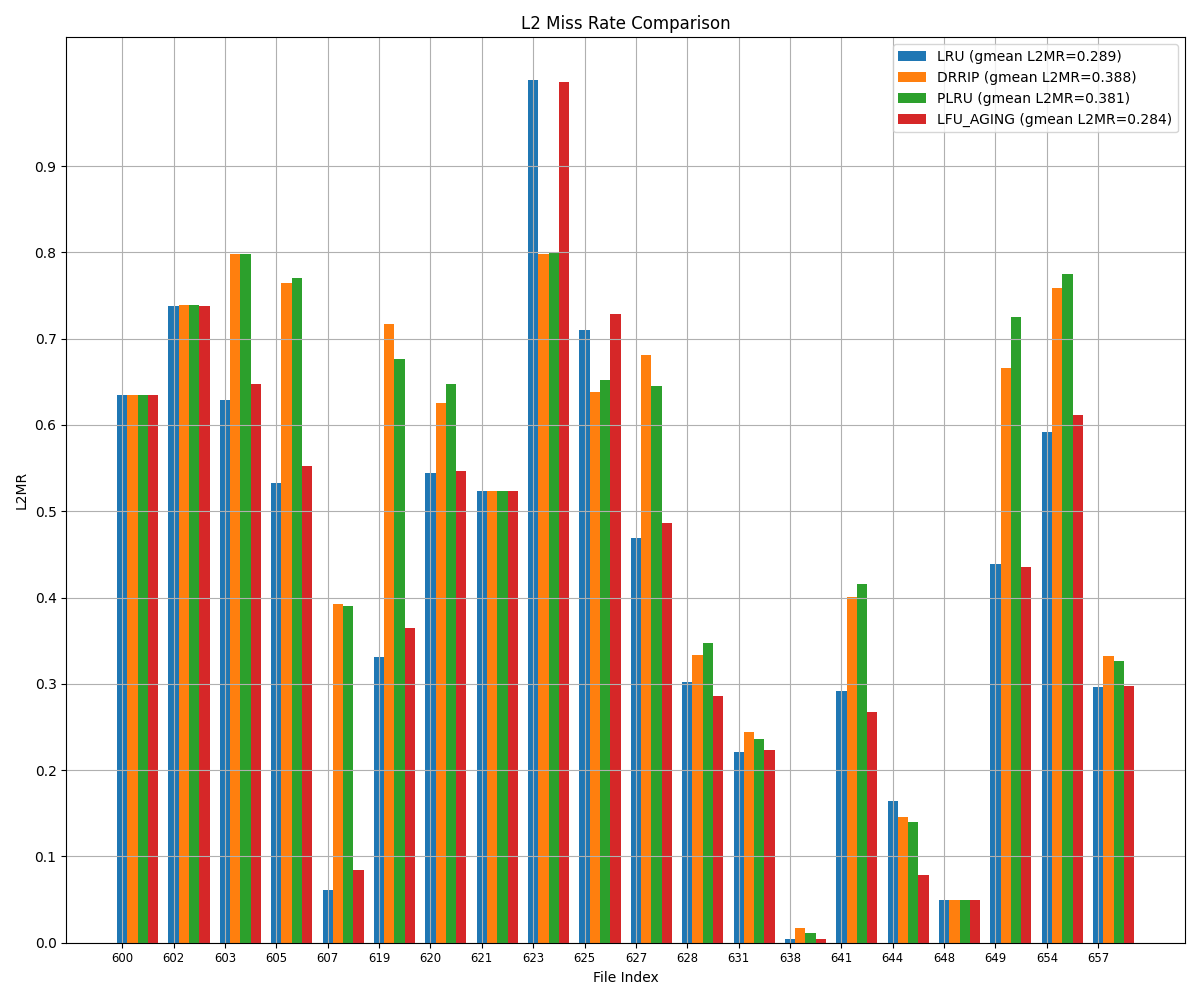

This chart was generated by the following Python code:
import argparse
import numpy as np
import os
import re
import matplotlib.pyplot as plt

from pathlib import Path
from scipy.stats import gmean

RUN_REGEXP=re.compile(r"run_(\d+)")
L2_STATS_REGEXP = re.compile(
    r"cpu0->cpu0_L2C TOTAL\s+ACCESS:\s+(?P<accesses>\d+)\s+HIT:\s+(?P<hits>\d+)\s+MISS:\s+(?P<misses>\d+)"
)
INCORRECT_L2_MISS_RATE = -1

def extract_number(filename: str):
    match = re.search(RUN_REGEXP, filename)
    return int(match.group(1)) if match else float('inf')

def parse_l2_miss_rate(filename: Path):
    with open(filename, "r") as ifile:
        ilines=ifile.readlines()

    cur_l2_miss_rate = INCORRECT_L2_MISS_RATE

    for iline in ilines:
        if (match := re.search(L2_STATS_REGEXP,iline)):
            accesses = int(match["accesses"])
            misses = int(match["misses"])
            cur_l2_miss_rate = float(misses / accesses)

    return cur_l2_miss_rate


def plot_results(all_results, labels):
    fig, ax = plt.subplots(1, 1, figsize=(12, 10))

    num_labels = len(labels)
    file_idxs = sorted(list(set(el["file_idx"] for results in all_results for el in results)))
    bar_width = 0.8 / num_labels

    for i, (results, label) in enumerate(zip(all_results, labels)):
        l2_mr_dict = {el["file_idx"]: el["l2mr"] for el in results}
        l2mrs = [l2_mr_dict.get(idx, 0) for idx in file_idxs]
        res_gmean_l2mr = np.round(gmean([v for v in l2mrs if v > 0]), 3)
        positions = np.arange(len(file_idxs)) + i * bar_width
        ax.bar(positions, l2mrs, bar_width, label=f"{label} (gmean L2MR={res_gmean_l2mr})")

    ax.set_ylabel("L2MR")
    ax.set_xlabel("File Index")
    ax.set_title("L2 Miss Rate Comparison")
    ax.legend()
    ax.grid(True)
    plt.yticks(np.arange(0,1,0.1))
    plt.xticks(range(len(file_idxs)), file_idxs, size='small')
    plt.tight_layout()
    plt.savefig("replacement_comparison.png")
    plt.close()

def run_analysis(input_dir: Path):
    input_files = os.listdir(input_dir)
    input_files = sorted(input_files, key=extract_number)

    results = []
    for ifile in input_files:
        cur_l2_miss_rate = parse_l2_miss_rate(Path(f"{input_dir}/{ifile}"))
        if cur_l2_miss_rate == INCORRECT_L2_MISS_RATE:
            continue
        if (file_idx := str(extract_number(ifile))) == float('inf'):
            continue

        results.append({
            "file_idx": file_idx,
            "l2mr": cur_l2_miss_rate,
        })

    return results

if __name__ == "__main__":
    parser = argparse.ArgumentParser()
    parser.add_argument("--runs-dirs", type=str, help="comma-separated list of directories with results")
    args = parser.parse_args()

    runs_dirs = [Path(p.strip()) for p in args.runs_dirs.split(",")]

    all_results = []
    labels = []

    labels_correct={"lru_runs": "LRU", 
                    "plru_runs": "PLRU",
                    "drrip_runs": "DRRIP",
                    "lfu_aging_runs": "LFU_AGING"}

    for dir_path in runs_dirs:
        results = run_analysis(dir_path)
        all_results.append(results)
        labels.append(labels_correct[dir_path.name] if dir_path.name in labels_correct.keys() else dir_path.name)

    plot_results(all_results, labels)
